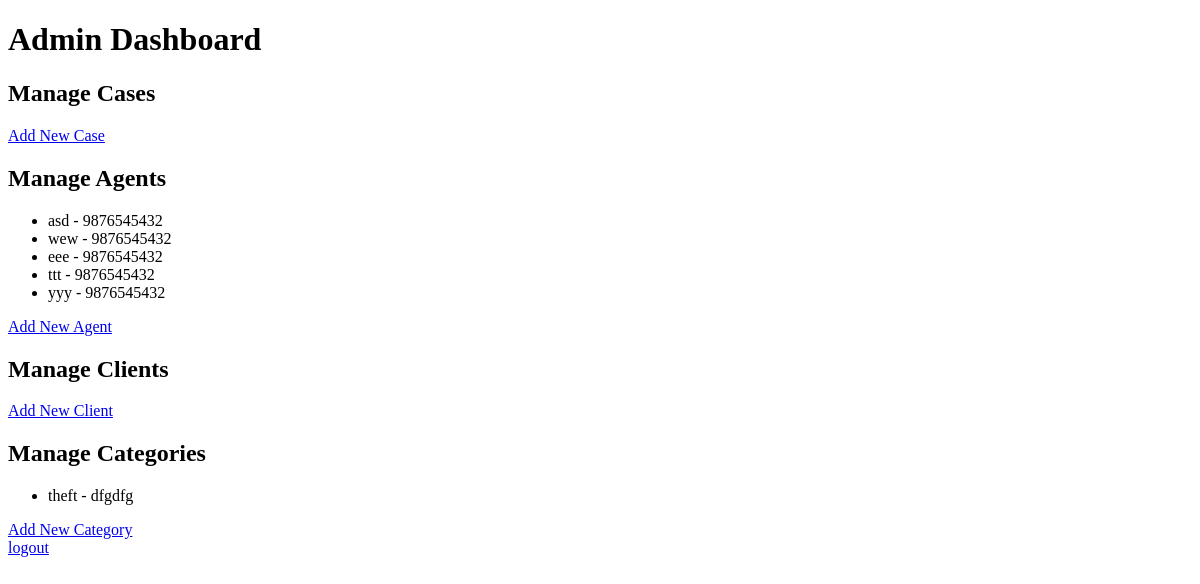
Before: /admdash with the older database file.
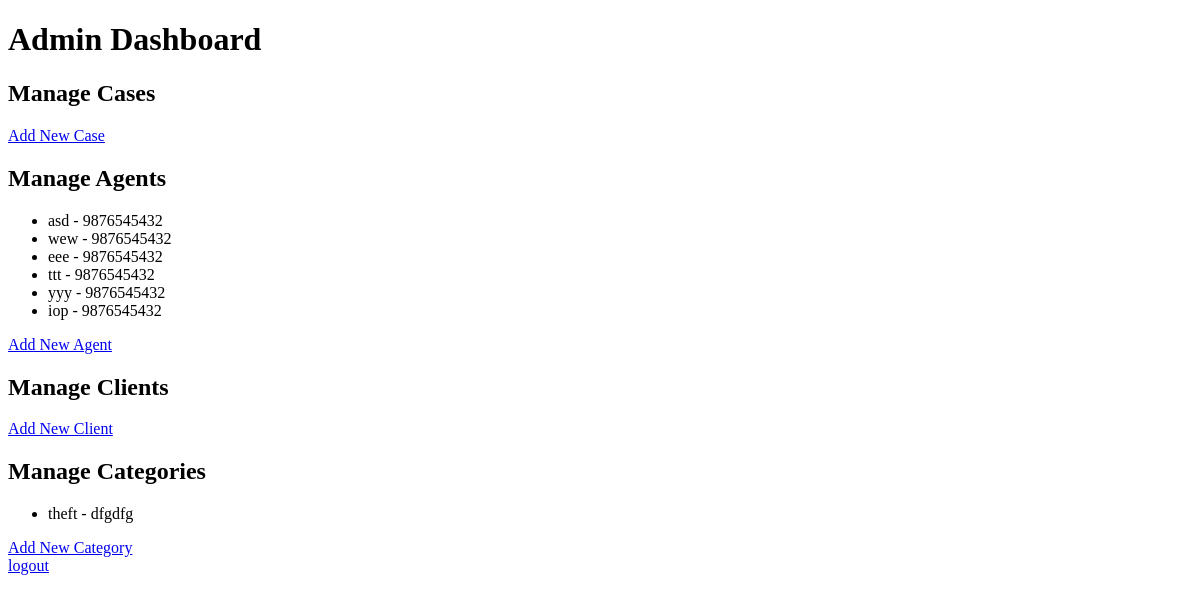
After: the same page with the newer database file.
### agent/models.py (models this page shows)
class Agent(models.Model):
    user = models.ForeignKey(User, on_delete=models.CASCADE)
    phone = models.CharField(max_length=15, blank=True)
    address = models.TextField(blank=True)
    is_active = models.BooleanField(default=True)

class CaseCategory(models.Model):
    c_name = models.CharField(max_length=100, unique=True)
    description = models.TextField(blank=True)

### agent/views.py (the view)
# urls.py: path('admdash', views.admdash),
def admdash(req):
    cases = Case.objects.all()
    agents = Agent.objects.all()
    clients = Client.objects.all()
    categories = CaseCategory.objects.all()
    return render(req, 'admin/admindash.html', {'cases': cases,'agents': agents,'clients': clients,'categories': categories,})

### templates/admin/admindash.html (shortened to what this page needs)
<!DOCTYPE html>
<html lang="en">
<head>
</head>
<body>
    <h1>Admin Dashboard</h1>
    <div>
        <h2>Manage Cases</h2>
        <a href="{% url 'add_case' %}">Add New Case</a>
    </div>
    <div>
        <h2>Manage Agents</h2>
        <ul>
            {% for agent in agents %}
                <li>{{ agent.user.username }} - {{ agent.phone }}</li>
            {% endfor %}
        </ul>
        <a href="{% url 'add_agent' %}">Add New Agent</a>
    </div>
    <div>
        <h2>Manage Clients</h2>
        <a href="{% url 'add_client' %}">Add New Client</a>
    </div>
    <div>
        <h2>Manage Categories</h2>
        <ul>
            {% for category in categories %}
                <li>{{ category.c_name }} - {{ category.description }}</li>
            {% endfor %}
        </ul>
        <a href="{% url 'add_case_category' %}">Add New Category</a>
    </div>
    <a href="{% url 'lout' %}">logout</a>
</body>
</html>

Changed rows visible on the page:
added Agent: user.username "iop", phone "9876545432"
